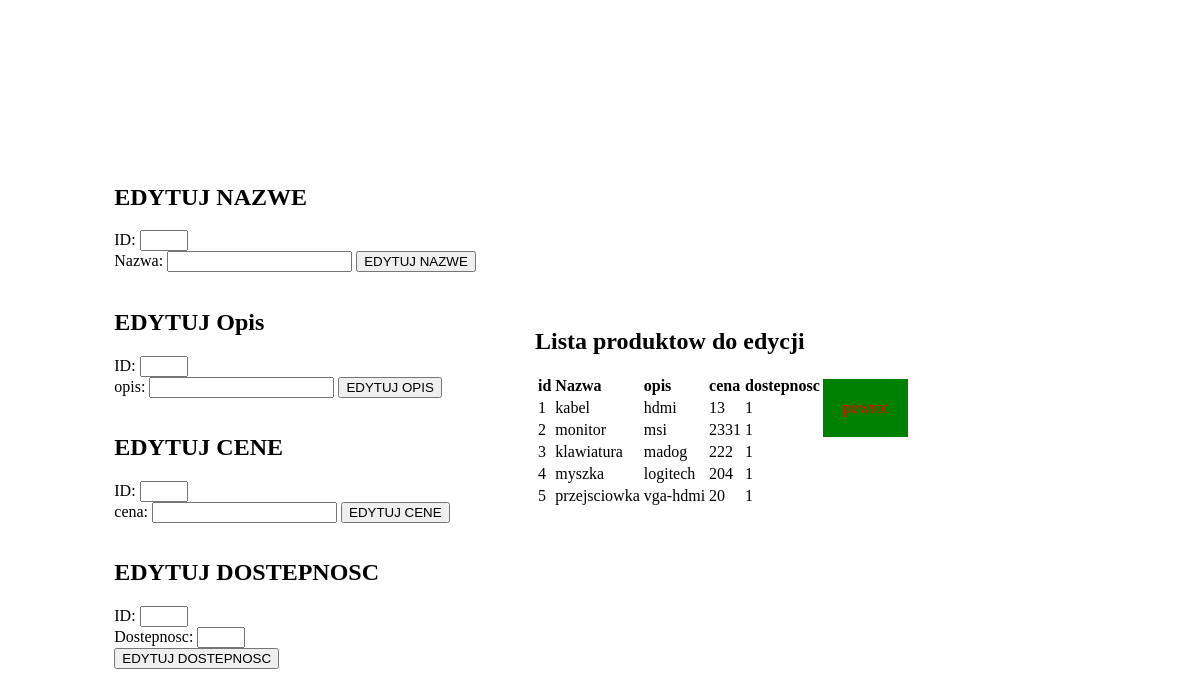
Page /edit_product.php on the earlier database version.
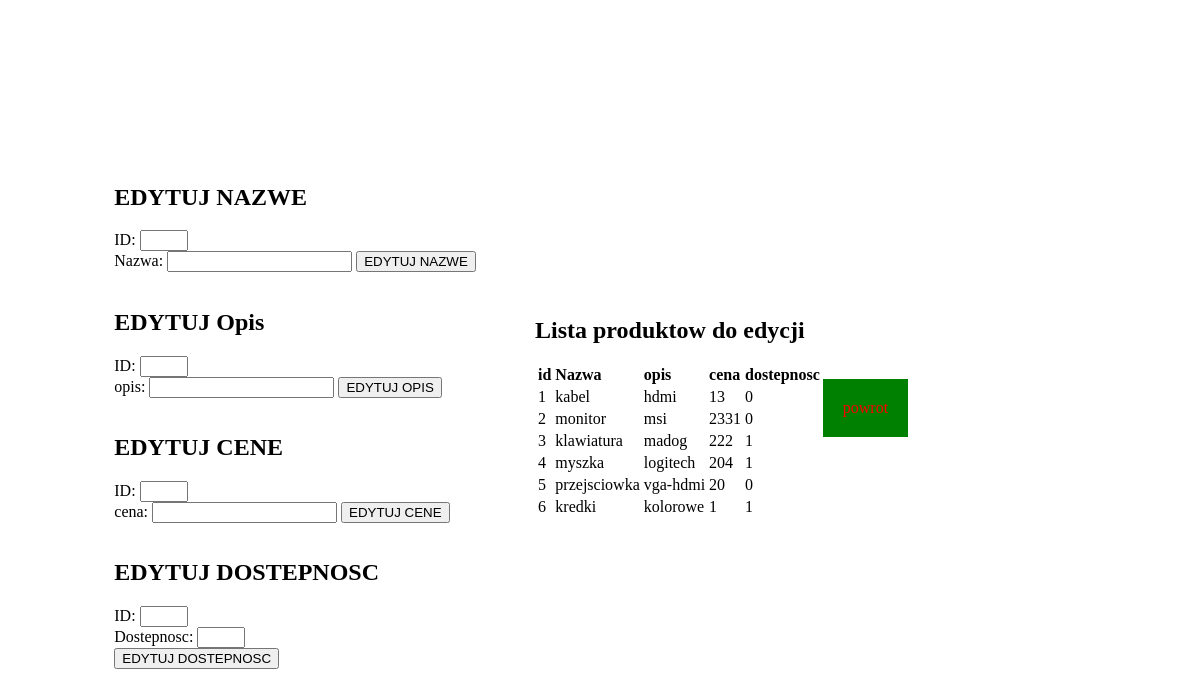
Same page on the later database version.
### tables this page shows
CREATE TABLE `products` (
  `id` int(11) NOT NULL,
  `nazwa` varchar(20) DEFAULT NULL,
  `opis` varchar(30) DEFAULT NULL,
  `cena` double DEFAULT NULL,
  `dostepnosc` int(1) DEFAULT NULL
);

### edit_product.php (the view, shortened to what this page needs)
<!DOCTYPE html>
<html lang="en">
<head>
    <?php
    $zmiennaD = mysqli_connect("localhost", "root", "", "erpdatabase");
    $zmienna2 = "SELECT max(id) FROM products";
    $max_id_array = mysqli_query($zmiennaD, $zmienna2);
    $max_id = 0;
    while ($row = mysqli_fetch_array($max_id_array)) {
        $max_id = $row['max(id)'];
    }
    $zmienna3 = "SELECT min(id) FROM products";
    $min_id_array = mysqli_query($zmiennaD, $zmienna3);
    $min_id = 0;
    while ($row2 = mysqli_fetch_array($min_id_array)) {
        $min_id = $row2['min(id)'];
    }
    ?>
</head>
<body>
    <main>
        <section>
            <form action="edit_product.php" method="post">
                <h1>EDYTUJ NAZWE</h1>
                <label for="id">ID:</label>
                <input type="number" name="id"  min="<?php echo ($min_id); ?>" max="<?php echo ($max_id); ?>"></br>
                <label for="nazwa">Nazwa:</label>
                <input type="text" name="nazwa">
                <input type="submit" value="EDYTUJ NAZWE">
            </form>
        </section>
        <section>
            <form action="edit_product.php" method="post">
                <h1>EDYTUJ Opis</h1>
                <label for="id">ID:</label>
                <input type="number" name="id" min="<?php echo ($min_id); ?>" max="<?php echo ($max_id); ?>"></br>
                <label for="opis">opis:</label>
                <input type="text" name="opis">
                <input type="submit" value="EDYTUJ OPIS">
            </form>
        </section>
        <section>
            <form action="edit_product.php" method="post">
                <h1>EDYTUJ CENE</h1>
                <label for="id">ID:</label>
                <input type="number" name="id" min="<?php echo ($min_id); ?>" max="<?php echo ($max_id); ?>"></br>
                <label for="cena">cena:</label>
                <input type="number" name="cena">
                <input type="submit" value="EDYTUJ CENE">
            </form>
        </section>
        <section>
            <form action="edit_product.php" method="post">
                <h1>EDYTUJ DOSTEPNOSC</h1>
                <label for="id">ID:</label>
                <input type="number" name="id" min="<?php echo ($min_id); ?>" max="<?php echo ($max_id); ?>"></br>
                <label for="dostepnosc">Dostepnosc:</label>
                <input type="number" min="0" max="1" name="dostepnosc"><br>
                <input type="submit" value="EDYTUJ DOSTEPNOSC">
            </form>
        </section>
    </main>
    <nav>
        <h1>Lista produktow do edycji</h1>
        <?php
        $zmiennaA = mysqli_connect("localhost", "root", "", "erpdatabase");
        $sprawdzanie = "SELECT id, nazwa, opis, cena, dostepnosc FROM products  ";
        $wysylanie = mysqli_query($zmiennaA, $sprawdzanie);
        echo "<table>";
        echo "<tr>";
        echo "<td>";
        echo "<b>" . "id";
        echo "</td>";
        echo "<td>";
        echo "<b>" . "Nazwa";
        echo "</td>";
        echo "<td>";
        echo "<b>" . "opis";
        echo "</td>";
        echo "<td>";
        echo "<b>" . "cena";
        echo "</td>";
        echo "<td>";
        echo "<b>" . "dostepnosc";
        echo "</td>";
        echo "</tr>";
        while ($pobieranie = mysqli_fetch_array($wysylanie)) {
            echo "<tr>";
            echo "<td>" . $pobieranie["id"] . " " . "</td>";
            echo "<td>" . $pobieranie["nazwa"] . " " . "</td>";
            echo "<td>" . $pobieranie["opis"] . " " . "</td>";
            echo "<td>" . $pobieranie["cena"] . " " . "</td>";
            echo "<td>" . $pobieranie["dostepnosc"] . " " . "</td>";
            echo "</tr>";
        }
        echo "</table>";
        ?>
    </nav>
    <a href="index.html" class="powrot">powrot</a>
</body>
</html>

Differences in the rows shown:
changed products "kabel": dostepnosc "1" → "0"
changed products "monitor": dostepnosc "1" → "0"
changed products "przejsciowka": dostepnosc "1" → "0"
added products: id "6", nazwa "kredki", opis "kolorowe", cena "1", dostepnosc "1"
